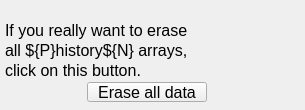
<?xml version="1.0" ?>
<ui version="4.0">
  <class>Dialog</class>
  <widget class="PyDMFrame" name="screen">
    <property name="geometry">
      <rect>
        <x>664</x>
        <y>270</y>
        <width>305</width>
        <height>110</height>
      </rect>
    </property>
    <property name="minimumSize">
      <size>
        <width>305</width>
        <height>110</height>
      </size>
    </property>
    <property name="styleSheet">
      <string notr="true">PyDMFrame#screen {
  color: rgb(0, 0, 0);
  background-color: rgb(251, 243, 74);
  }</string>
    </property>
    <property name="windowTitle">
      <string>pvHistory_clear</string>
    </property>
    <layout class="QGridLayout" name="gridLayout" columnstretch="5,82,120,98" rowstretch="20,20,20,20,2,20,8">
      <property name="leftMargin">
        <number>0</number>
      </property>
      <property name="topMargin">
        <number>0</number>
      </property>
      <property name="rightMargin">
        <number>0</number>
      </property>
      <property name="bottomMargin">
        <number>0</number>
      </property>
      <property name="horizontalSpacing">
        <number>0</number>
      </property>
      <property name="verticalSpacing">
        <number>0</number>
      </property>
      <item row="1" column="1" colspan="3">
        <widget class="QLabel" name="text">
          <property name="geometry">
            <rect>
              <x>5</x>
              <y>20</y>
              <width>300</width>
              <height>20</height>
            </rect>
          </property>
          <property name="sizePolicy">
            <sizepolicy hsizetype="Ignored" vsizetype="Ignored">
              <horstretch>0</horstretch>
              <verstretch>0</verstretch>
            </sizepolicy>
          </property>
          <property name="text">
            <string>If you really want to erase</string>
          </property>
          <property name="font">
            <font>
              <pointsize>12</pointsize>
            </font>
          </property>
          <property name="brush" stdset="0">
            <brush brushstyle="SolidPattern">
              <color alpha="255">
                <red>0</red>
                <green>0</green>
                <blue>0</blue>
              </color>
            </brush>
          </property>
          <property name="toolTip">
            <string>text</string>
          </property>
          <property name="alignment">
            <set>Qt::AlignLeading|Qt::AlignLeft|Qt::AlignVCenter</set>
          </property>
          <property name="styleSheet">
            <string notr="true">QLabel#text {
  color: rgb(0, 0, 0);
  }</string>
          </property>
        </widget>
      </item>
      <item row="2" column="1" colspan="3">
        <widget class="QLabel" name="text_1">
          <property name="geometry">
            <rect>
              <x>5</x>
              <y>40</y>
              <width>300</width>
              <height>20</height>
            </rect>
          </property>
          <property name="sizePolicy">
            <sizepolicy hsizetype="Ignored" vsizetype="Ignored">
              <horstretch>0</horstretch>
              <verstretch>0</verstretch>
            </sizepolicy>
          </property>
          <property name="text">
            <string>all ${P}history${N} arrays,</string>
          </property>
          <property name="font">
            <font>
              <pointsize>12</pointsize>
            </font>
          </property>
          <property name="brush" stdset="0">
            <brush brushstyle="SolidPattern">
              <color alpha="255">
                <red>0</red>
                <green>0</green>
                <blue>0</blue>
              </color>
            </brush>
          </property>
          <property name="toolTip">
            <string>text_1</string>
          </property>
          <property name="alignment">
            <set>Qt::AlignLeading|Qt::AlignLeft|Qt::AlignVCenter</set>
          </property>
          <property name="styleSheet">
            <string notr="true">QLabel#text_1 {
  color: rgb(0, 0, 0);
  }</string>
          </property>
        </widget>
      </item>
      <item row="3" column="1" colspan="3">
        <widget class="QLabel" name="text_2">
          <property name="geometry">
            <rect>
              <x>5</x>
              <y>60</y>
              <width>300</width>
              <height>20</height>
            </rect>
          </property>
          <property name="sizePolicy">
            <sizepolicy hsizetype="Ignored" vsizetype="Ignored">
              <horstretch>0</horstretch>
              <verstretch>0</verstretch>
            </sizepolicy>
          </property>
          <property name="text">
            <string>click on this button.</string>
          </property>
          <property name="font">
            <font>
              <pointsize>12</pointsize>
            </font>
          </property>
          <property name="brush" stdset="0">
            <brush brushstyle="SolidPattern">
              <color alpha="255">
                <red>0</red>
                <green>0</green>
                <blue>0</blue>
              </color>
            </brush>
          </property>
          <property name="toolTip">
            <string>text_2</string>
          </property>
          <property name="alignment">
            <set>Qt::AlignLeading|Qt::AlignLeft|Qt::AlignVCenter</set>
          </property>
          <property name="styleSheet">
            <string notr="true">QLabel#text_2 {
  color: rgb(0, 0, 0);
  }</string>
          </property>
        </widget>
      </item>
      <item row="5" column="2">
        <widget class="PyDMPushButton" name="message_button">
          <property name="geometry">
            <rect>
              <x>87</x>
              <y>82</y>
              <width>120</width>
              <height>20</height>
            </rect>
          </property>
          <property name="sizePolicy">
            <sizepolicy hsizetype="Ignored" vsizetype="Ignored">
              <horstretch>0</horstretch>
              <verstretch>0</verstretch>
            </sizepolicy>
          </property>
          <property name="text">
            <string>Erase all data</string>
          </property>
          <property name="font">
            <font>
              <pointsize>12</pointsize>
            </font>
          </property>
          <property name="toolTip">
            <string>${P}history${N}.A</string>
          </property>
          <property name="channel" stdset="0">
            <string>ca://${P}history${N}.A</string>
          </property>
          <property name="pressValue" stdset="0">
            <string>1</string>
          </property>
          <property name="styleSheet">
            <string notr="true">PyDMPushButton#message_button {
  color: rgb(0, 0, 0);
  background-color: rgb(115, 223, 255);
  }</string>
          </property>
        </widget>
      </item>
    </layout>
    <zorder>text</zorder>
    <zorder>text_1</zorder>
    <zorder>text_2</zorder>
    <zorder>message_button</zorder>
  </widget>
  <customwidgets>
    <customwidget>
      <class>PyDMLabel</class>
      <extends>QLabel</extends>
      <header>pydm.widgets.label</header>
    </customwidget>
    <customwidget>
      <class>PyDMPushButton</class>
      <extends>QPushButton</extends>
      <header>pydm.widgets.pushbutton</header>
    </customwidget>
    <customwidget>
      <class>PyDMFrame</class>
      <extends>QFrame</extends>
      <header>pydm.widgets.frame</header>
    </customwidget>
  </customwidgets>
</ui>
